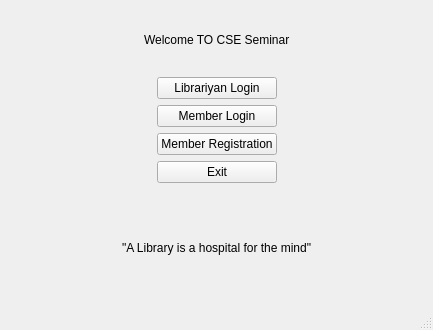
<?xml version="1.0" encoding="UTF-8"?>
<ui version="4.0">
 <class>MainWindow</class>
 <widget class="QMainWindow" name="MainWindow">
  <property name="geometry">
   <rect>
    <x>0</x>
    <y>0</y>
    <width>433</width>
    <height>330</height>
   </rect>
  </property>
  <property name="windowTitle">
   <string>MainWindow</string>
  </property>
  <widget class="QWidget" name="centralwidget">
   <layout class="QVBoxLayout" name="verticalLayout_2">
    <item>
     <layout class="QHBoxLayout" name="horizontalLayout">
      <item>
       <spacer name="horizontalSpacer_2">
        <property name="orientation">
         <enum>Qt::Orientation::Horizontal</enum>
        </property>
        <property name="sizeHint" stdset="0">
         <size>
          <width>40</width>
          <height>20</height>
         </size>
        </property>
       </spacer>
      </item>
      <item>
       <widget class="QLabel" name="label">
        <property name="styleSheet">
         <string notr="true">font: 24pt &quot;Segoe UI&quot;;
</string>
        </property>
        <property name="text">
         <string>Welcome TO CSE Seminar</string>
        </property>
       </widget>
      </item>
      <item>
       <spacer name="horizontalSpacer">
        <property name="orientation">
         <enum>Qt::Orientation::Horizontal</enum>
        </property>
        <property name="sizeHint" stdset="0">
         <size>
          <width>40</width>
          <height>20</height>
         </size>
        </property>
       </spacer>
      </item>
     </layout>
    </item>
    <item>
     <layout class="QHBoxLayout" name="horizontalLayout_2">
      <item>
       <spacer name="horizontalSpacer_3">
        <property name="orientation">
         <enum>Qt::Orientation::Horizontal</enum>
        </property>
        <property name="sizeHint" stdset="0">
         <size>
          <width>40</width>
          <height>20</height>
         </size>
        </property>
       </spacer>
      </item>
      <item>
       <layout class="QVBoxLayout" name="verticalLayout">
        <item>
         <widget class="QPushButton" name="LibrariyanLogin">
          <property name="sizePolicy">
           <sizepolicy hsizetype="Preferred" vsizetype="Preferred">
            <horstretch>0</horstretch>
            <verstretch>0</verstretch>
           </sizepolicy>
          </property>
          <property name="styleSheet">
           <string notr="true">font: 22pt &quot;Segoe UI&quot;;</string>
          </property>
          <property name="text">
           <string>Librariyan Login</string>
          </property>
         </widget>
        </item>
        <item>
         <widget class="QPushButton" name="MemberLogin">
          <property name="sizePolicy">
           <sizepolicy hsizetype="Preferred" vsizetype="Preferred">
            <horstretch>0</horstretch>
            <verstretch>0</verstretch>
           </sizepolicy>
          </property>
          <property name="styleSheet">
           <string notr="true">font: 22pt &quot;Segoe UI&quot;;</string>
          </property>
          <property name="text">
           <string>Member Login</string>
          </property>
         </widget>
        </item>
        <item>
         <widget class="QPushButton" name="Member_Registration">
          <property name="sizePolicy">
           <sizepolicy hsizetype="Preferred" vsizetype="Preferred">
            <horstretch>0</horstretch>
            <verstretch>0</verstretch>
           </sizepolicy>
          </property>
          <property name="styleSheet">
           <string notr="true">font: 22pt &quot;Segoe UI&quot;;</string>
          </property>
          <property name="text">
           <string>Member Registration</string>
          </property>
         </widget>
        </item>
        <item>
         <widget class="QPushButton" name="Exit">
          <property name="sizePolicy">
           <sizepolicy hsizetype="Preferred" vsizetype="Preferred">
            <horstretch>0</horstretch>
            <verstretch>0</verstretch>
           </sizepolicy>
          </property>
          <property name="styleSheet">
           <string notr="true">font: 22pt &quot;Segoe UI&quot;;</string>
          </property>
          <property name="text">
           <string>Exit</string>
          </property>
         </widget>
        </item>
       </layout>
      </item>
      <item>
       <spacer name="horizontalSpacer_4">
        <property name="orientation">
         <enum>Qt::Orientation::Horizontal</enum>
        </property>
        <property name="sizeHint" stdset="0">
         <size>
          <width>40</width>
          <height>20</height>
         </size>
        </property>
       </spacer>
      </item>
     </layout>
    </item>
    <item>
     <spacer name="horizontalSpacer_6">
      <property name="orientation">
       <enum>Qt::Orientation::Horizontal</enum>
      </property>
      <property name="sizeHint" stdset="0">
       <size>
        <width>418</width>
        <height>28</height>
       </size>
      </property>
     </spacer>
    </item>
    <item>
     <layout class="QHBoxLayout" name="horizontalLayout_3">
      <item>
       <spacer name="horizontalSpacer_7">
        <property name="orientation">
         <enum>Qt::Orientation::Horizontal</enum>
        </property>
        <property name="sizeHint" stdset="0">
         <size>
          <width>40</width>
          <height>20</height>
         </size>
        </property>
       </spacer>
      </item>
      <item>
       <widget class="QLabel" name="label_2">
        <property name="styleSheet">
         <string notr="true">
font: 600 italic 16pt &quot;Segoe UI&quot;;
</string>
        </property>
        <property name="text">
         <string>&quot;A Library is a hospital for the mind&quot;</string>
        </property>
       </widget>
      </item>
      <item>
       <spacer name="horizontalSpacer_8">
        <property name="orientation">
         <enum>Qt::Orientation::Horizontal</enum>
        </property>
        <property name="sizeHint" stdset="0">
         <size>
          <width>40</width>
          <height>20</height>
         </size>
        </property>
       </spacer>
      </item>
     </layout>
    </item>
    <item>
     <spacer name="horizontalSpacer_5">
      <property name="orientation">
       <enum>Qt::Orientation::Horizontal</enum>
      </property>
      <property name="sizeHint" stdset="0">
       <size>
        <width>418</width>
        <height>20</height>
       </size>
      </property>
     </spacer>
    </item>
   </layout>
  </widget>
  <widget class="QMenuBar" name="menubar">
   <property name="geometry">
    <rect>
     <x>0</x>
     <y>0</y>
     <width>433</width>
     <height>18</height>
    </rect>
   </property>
  </widget>
  <widget class="QStatusBar" name="statusbar"/>
 </widget>
 <resources/>
 <connections>
  <connection>
   <sender>Exit</sender>
   <signal>clicked()</signal>
   <receiver>MainWindow</receiver>
   <slot>close()</slot>
   <hints>
    <hint type="sourcelabel">
     <x>321</x>
     <y>219</y>
    </hint>
    <hint type="destinationlabel">
     <x>375</x>
     <y>176</y>
    </hint>
   </hints>
  </connection>
 </connections>
</ui>
